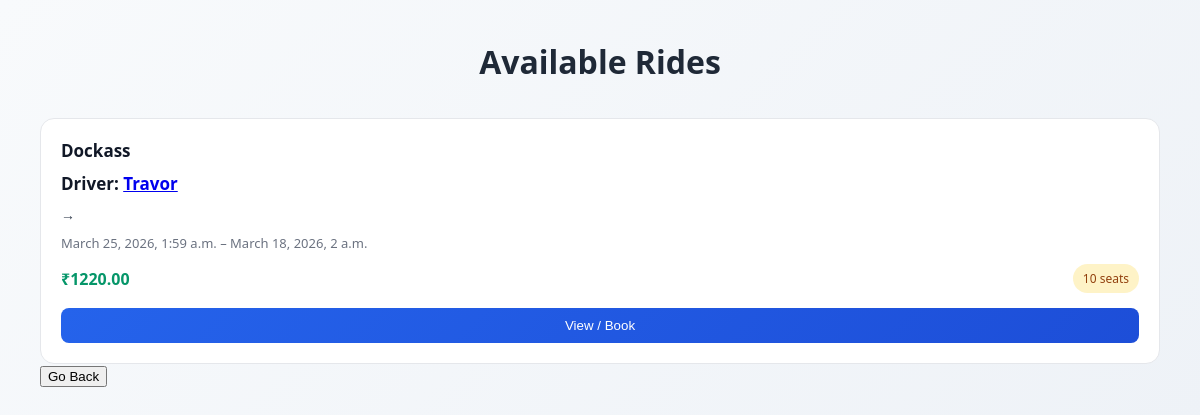
/trips/book_trip/ (signed in), run on an earlier commit of the app's database.
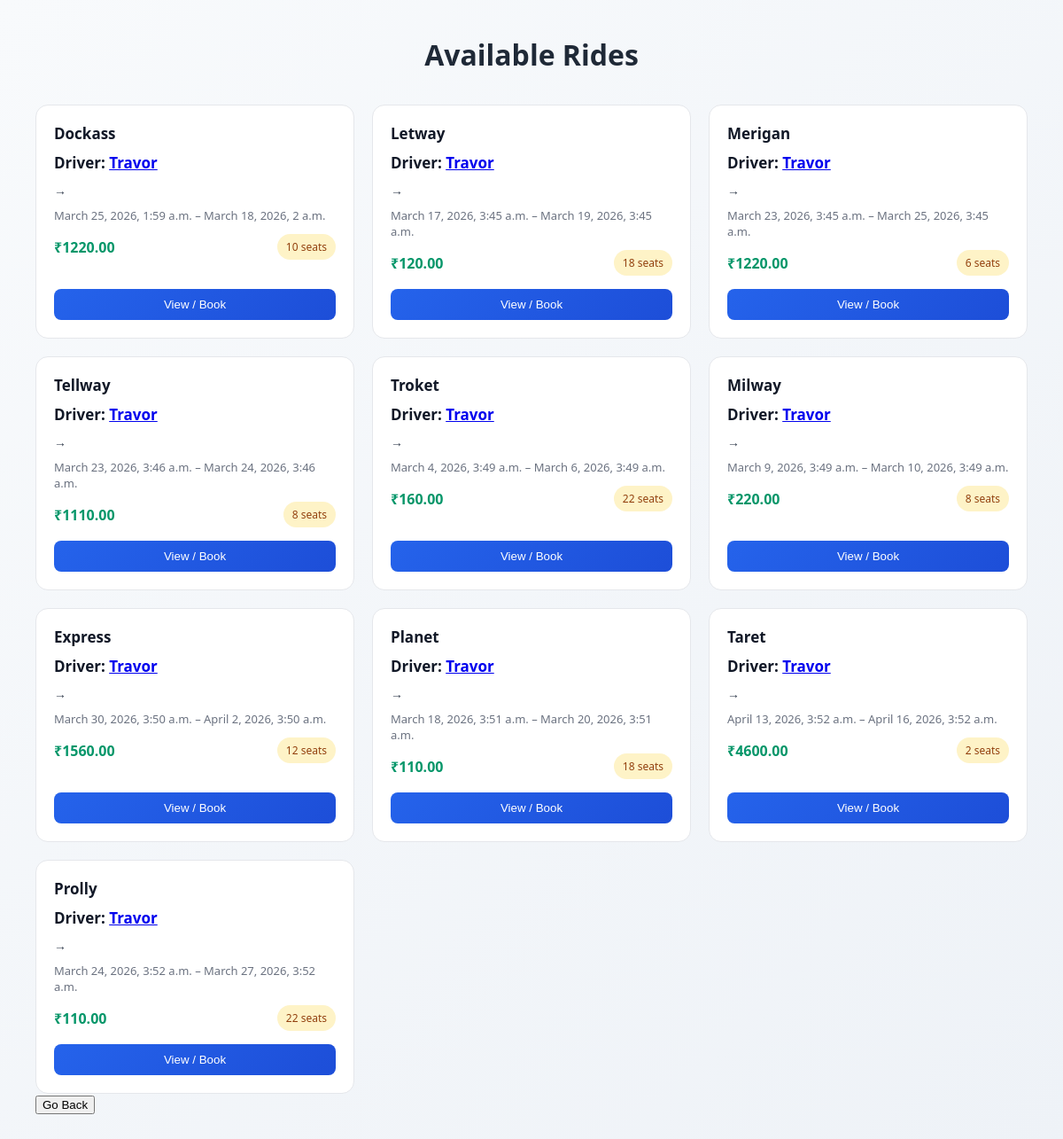
And on a later commit of the database.
### trips/models.py (models this page shows, shortened)
class Trip(models.Model):
    name = models.CharField(max_length=100)
    slug = models.SlugField(unique=True)
    start_node = models.ForeignKey(
        'network.Node', related_name='start_node', on_delete=models.CASCADE
    )
    end_node = models.ForeignKey(
        'network.Node', related_name='end_node', on_delete=models.CASCADE
    )
    departure_time = models.DateTimeField()
    available_seats = models.IntegerField()
    arrival_time = models.DateTimeField(null=True, blank=True)
    ticket_price = models.DecimalField(max_digits=10, decimal_places=2, default=0.00)
    created_by = models.ForeignKey(settings.AUTH_USER_MODEL,related_name="created_trips", on_delete=models.CASCADE, null=False, blank=False)

### users/models.py (models this page shows, shortened)
class User(AbstractUser):
    ROLE_CHOICES = (
        ('passenger', 'Passenger'),
        ('driver', 'Driver'),
        ('admin', 'Admin'),
    )
    role = models.CharField(max_length=20, choices=ROLE_CHOICES, default='passenger')
    phone_number = models.CharField(max_length=20, blank=True)

### trips/views.py (the view)
# urls.py: path('book_trip/', views.book_trip, name='book_trip'),
@login_required
def book_trip(request):
    trips = Trip.objects.all()
    if request.user.role != 'passenger':
        return render(request, 'trips/index.html', {"error": "Only passengers can book trips."})
    return render(request, 'trips/book_trip.html', {
        "trips": trips
    })

### trips/templates/trips/book_trip.html (shortened to what this page needs)
<!DOCTYPE html>
<html lang="en">
<head>
</head>
<body>
<h1>Available Rides</h1>
<div class="ride-list">
{% for tr in trips %}
<div class="ride">
    <div>
        <div class="ride-header">
            {{ tr.name|capfirst }}
        </div>
        <div class="ride-header">
            Driver: <a href="{% url 'users:profile' username=tr.created_by.username %}">{{ tr.created_by.username|capfirst }}</a>
        </div>
        <div class="route">
            {{ tr.start_node.point|capfirst }} → {{ tr.end_node.point|capfirst }}
        </div>
        <div class="time">
            {{ tr.departure_time }} – {{ tr.arrival_time }}
        </div>
        <div class="ride-footer">
            <span class="price">₹{{ tr.ticket_price }}</span>
            <span class="seats">{{ tr.available_seats }} seats</span>
        </div>
    </div>
    <div>
        <a href="{% url 'trips:trip_detail' slug=tr.slug %}">
            <button class="book-btn">View / Book</button>
        </a>
    </div>
</div>
{% endfor %}
</div>
    <a href="{% url 'trips:index' %}">
    <Button>Go Back</Button>
   </a>
</body>
</html>

What changed in the data, as far as the page shows it:
added Trip: name "Letway", created_by.username "Travor", departure_time "March 17, 2026, 3:45 a.m.", arrival_time "March 19, 2026, 3:45 a.m.", ticket_price "120.00", available_seats "18"
added Trip: name "Merigan", created_by.username "Travor", departure_time "March 23, 2026, 3:45 a.m.", arrival_time "March 25, 2026, 3:45 a.m.", ticket_price "1220.00", available_seats "6"
added Trip: name "Tellway", created_by.username "Travor", departure_time "March 23, 2026, 3:46 a.m.", arrival_time "March 24, 2026, 3:46 a.m.", ticket_price "1110.00", available_seats "8"
added Trip: name "Troket", created_by.username "Travor", departure_time "March 4, 2026, 3:49 a.m.", arrival_time "March 6, 2026, 3:49 a.m.", ticket_price "160.00", available_seats "22"
added Trip: name "Milway", created_by.username "Travor", departure_time "March 9, 2026, 3:49 a.m.", arrival_time "March 10, 2026, 3:49 a.m.", ticket_price "220.00", available_seats "8"
added Trip: name "Express", created_by.username "Travor", departure_time "March 30, 2026, 3:50 a.m.", arrival_time "April 2, 2026, 3:50 a.m.", ticket_price "1560.00", available_seats "12"
added Trip: name "Planet", created_by.username "Travor", departure_time "March 18, 2026, 3:51 a.m.", arrival_time "March 20, 2026, 3:51 a.m.", ticket_price "110.00", available_seats "18"
added Trip: name "Taret", created_by.username "Travor", departure_time "April 13, 2026, 3:52 a.m.", arrival_time "April 16, 2026, 3:52 a.m.", ticket_price "4600.00", available_seats "2"
added Trip: name "Prolly", created_by.username "Travor", departure_time "March 24, 2026, 3:52 a.m.", arrival_time "March 27, 2026, 3:52 a.m.", ticket_price "110.00", available_seats "22"
